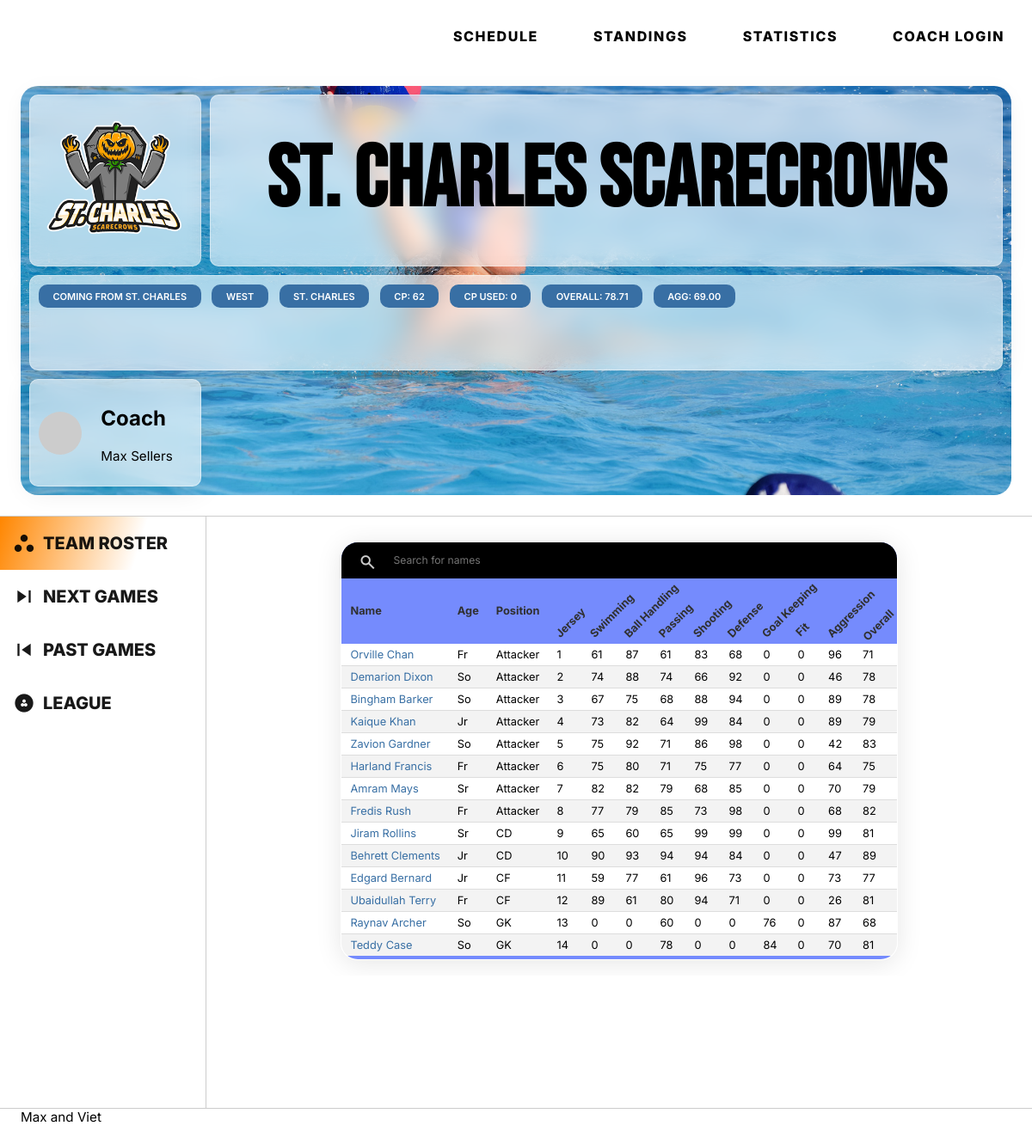
The page /1/team/ on the database its author committed.
### tables this page shows
CREATE TABLE teams (
  team_id INTEGER NOT NULL PRIMARY KEY AUTOINCREMENT,
  name varchar(30) NOT NULL,
  city varchar(30) NOT NULL,
  nickname varchar(30) NOT NULL,
  coach_id INTEGER NOT NULL,
  abb varchar(3) NOT NULL,
  short_name varchar(30) NOT NULL,
  division varchar(100) DEFAULT NULL,
  cp INTEGER NOT NULL DEFAULT '0',
  cp_used INTEGER NOT NULL DEFAULT '0',
  recruiting_poINTEGERs INTEGER NOT NULL DEFAULT '0',
  active char(1) NOT NULL DEFAULT 'Y',
  overall INTEGER NOT NULL DEFAULT '0',
  aggression INTEGER NOT NULL DEFAULT '0',
  logo text NOT NULL Default '0'
);

CREATE TABLE coaches (
  coach_id INTEGER NOT NULL PRIMARY KEY AUTOINCREMENT,
  first_name varchar(20) NOT NULL,
  last_name varchar(20) NOT NULL,
  email varchar(40) NOT NULL,
  status varchar(1) NOT NULL DEFAULT 'Y',
  password varchar(20) NOT NULL,
  last_accessed datetime NOT NULL DEFAULT '2020-01-01 00:00:00',
  access_level varchar(10) NOT NULL DEFAULT '0000000000',
  offset INTEGER NOT NULL DEFAULT '-6',
  avatar varchar(90) DEFAULT '',
  admin varchar(1) NOT NULL DEFAULT 'N'
  -- got_avatar BOOLEAN NOT NULL DEFAULT False,
  -- avatar_url varchar(100) NOT NULL DEFAULT 'placeholder.jpg'
);

CREATE TABLE players (
  player_id INTEGER DEFAULT NULL PRIMARY KEY AUTOINCREMENT,
  team_id INTEGER DEFAULT NULL,
  first_name text,
  last_name text,
  age text,
  position text,
  jersey INTEGER NOT NULL DEFAULT '0',
  swimming INTEGER NOT NULL DEFAULT '0',
  ballhandling INTEGER NOT NULL DEFAULT '0',
  passing INTEGER NOT NULL DEFAULT '0',
  shooting INTEGER NOT NULL DEFAULT '0',
  defense INTEGER NOT NULL DEFAULT '0',
  goalkeeping INTEGER NOT NULL DEFAULT '0',
  fit INTEGER NOT NULL DEFAULT '0',
  aggression INTEGER NOT NULL DEFAULT '0',
  overall INTEGER NOT NULL DEFAULT '0'
);

### main.py (the view)
@app.route('/<int:id>/team/', methods=('GET', 'POST'))
def displayTeam(id):
  team = getTeam(id)
  coach = getCoach(team['coach_id'])
  conn = get_db_connection()
  players = conn.execute(
    'SELECT * FROM players WHERE team_id = ? ORDER BY jersey',
    (id, )).fetchall()
  teams = conn.execute('SELECT * FROM teams').fetchall()
  nextgames = conn.execute(
    'SELECT * FROM schedule WHERE (home_id = ? OR away_id = ?) AND played = "N"',
    (
      id,
      id,
    )).fetchall()
  pastgames = conn.execute(
    'SELECT * FROM schedule WHERE (home_id = ? OR away_id = ?) AND played = "Y"',
    (
      id,
      id,
    )).fetchall()
  print(f'Played {len(nextgames)}')
  return render_template('team.html',
                         title='team',
                         team=team,
                         teams=teams,
                         coach=coach,
                         players=players,
                         pastgames=pastgames,
                         nextgames=nextgames)

### main.py (called while the page is built)
def get_db_connection():
  conn = sqlite3.connect('database.db')
  conn.row_factory = sqlite3.Row
  return conn

def getTeam(team_id):
  conn = get_db_connection()
  team = conn.execute('SELECT * FROM teams WHERE team_id = ?',
                      (team_id, )).fetchone()
  conn.close()
  if team is None:
    abort(404)
  return team

def getCoach(coach_id):
  conn = get_db_connection()
  coach = conn.execute('SELECT * FROM coaches WHERE coach_id = ?',
                       (coach_id, )).fetchone()
  conn.close()
  if coach is None:
    abort(404)
  return coach

### templates/team.html (shortened to what this page needs)
{% extends 'template.html' %}
{% block content %}
  <section class="header-img adjust">
    <div class="team-info-grid adjust">
      <div class="team-wrapper glass">
        <img src="{{ url_for('static',filename=team['logo']) }}" alt="{{ team['name'] }}">
      </div>
      <div class="team-name-wrapper glass">
        <h1>{{ team['name'] }} {{ team['nickname'] }}</h1>
      </div>
      <div class="info-list glass flex">
        <p>Coming from {{ team['city'] }}</p>
        <p>{{ team['division'] }}</p>
        <p>{{ team['short_name'] }}</p>
        <p>cp: {{ team['cp'] }}</p>
        <p>cp used: {{ team['cp_used'] }}</p>
        <p>overall: {{ "%.2f"|format(team['overall']) }}</p>
        <p>agg: {{ "%.2f"|format(team['aggression']) }}</p>
      </div>
      <div class="coachdisplay glass">
        <div class="avatar">
          <img src="{{ coach['avatar'] }}" alt="avatar place holder for Ryan">
        </div>
        <div>
          <h2>Coach</h2>
          <p>{{ coach['first_name'] }} {{ coach['last_name'] }}</p>
        </div>
      </div>
    </div>
  </section>
</header>
<main class="">
  <div class="tab">
        <button class="tablinks" onclick="openTab(event, '0')" id="defaultOpen">
            <a class="team-logo-wrapper tabteam">
                <span class="material-symbols-outlined">
                </span>Team Roster
            </a>
        </button>
        <button class="tablinks" onclick="openTab(event, '1')">
            <a class="team-logo-wrapper tabteam">
                <span class="material-symbols-outlined">
                </span>Next Games
            </a>
        </button>
        <button class="tablinks" onclick="openTab(event, '2')">
            <a class="team-logo-wrapper tabteam">
                <span class="material-symbols-outlined">
                </span>Past Games
            </a>
        </button>
        <button class="tablinks" onclick="openTab(event, '3')">
            <a class="team-logo-wrapper tabteam">
                <span class="material-symbols-outlined">
                </span>League
            </a>
        </button>
    </div>
        <div class="tabwrapper">
            <div class="grid-table tabcontent" id="0">
              <table class="styled-table glass" id="searchTable">
                <thead>
                    <tr>
                      <th class="search" colspan="15"
                          style="background: black;color: white; text-transform: uppercase; text-align:center;letter-spacing: 0.3em; padding:8px 10px 0px 10px;">
                          <span class="material-symbols-outlined">
                          </span>
                          <input style="border-radius:13px;" type="text" id="searchInput" onkeyup="searchTable()"
                              placeholder="Search for names">
                      </th>
                    </tr>
                    <tr>
                        <th>
                          <div>Name</div>
                        </th>
                        <th>Age</th>
                        <th>Position</th>
                        <th>Jersey</th>
                        <th>Swimming</th>
                        <th>Ball Handling</th>
                        <th>Passing</th>
                        <th>Shooting</th>
                        <th>Defense</th>
                        <th>Goal Keeping</th>
                        <th>Fit</th>
                        <th>Aggression</th>
                        <th>Overall</th>
                    </tr>
                </thead>
                <tbody>
                  {% for player in players %}
                  <tr>
                    <td>
                            <div><a href="{{ url_for('displayPlayer', id=player['player_id']) }}">{{ player['first_name'] }} {{
                                    player['last_name'] }}</a></div>
                        </td>
                        <td>{{ player['age'] }}</td>
                        <td>{{ player['position'] }}</td>
                        <td>{{ player['jersey'] }}</td>
                        <td>{{ player['swimming'] }}</td>
                        <td>{{ player['ballhandling'] }}</td>
                        <td>{{ player['passing'] }}</td>
                        <td>{{ player['shooting'] }}</td>
                        <td>{{ player['defense'] }}</td>
                        <td>{{ player['goalkeeping'] }}</td>
                        <td>{{ player['fit'] }}</td>
                        <td>{{ player['aggression'] }}</td>
                        <td>{{ player['overall'] }}</td>
                  </tr>
                  {% endfor %}
                </tbody>
              </table>
            </div>
        </div>
</main>
{% endblock %}

### static/responsiveNavBar.css (style rules this page uses)
:root { --font-family: 'Inter', sans-serif; --hero-blue: #386fa4; --secondary-blue: #758bfd; --accent-yellow: #ff8600; }

### templates/team.html (style rules this page uses)
.avatar { height: 50px; width: 50px; margin: 0; padding: 0; }
.coachdisplay { display: grid; grid-template-columns: auto auto; align-items: center; }
.grid-table { overflow-x: auto; animation: transition-table-up 0.5s ease-out forwards; animation-delay: 100ms; }
.tab button { padding: 5px 16px; }
.styled-table { margin-left: auto; margin-right: auto; }
.styled-table > * { font-size: 0.8em; }
.styled-table th, .styled-table td { padding: 5px 10px; }
.styled-table th:nth-child(n + 4), .styled-table td:nth-child(n + 4) { max-width: 40px; }
.styled-table th:nth-child(n + 4) { height: 76px; white-space: nowrap; transform: translate(-2px, 21px) rotate(315deg); width: 30px; }
.styled-table th:last-child, .styled-table td:last-child { max-width: 50px !important; }
.styled-table td a { text-decoration: none; color: var(--hero-blue); transition: 100ms ease; }
.tablinks a, .tablinks { text-transform: uppercase; font-size: 20px; font-weight: 800; line-height: 0.8em; justify-content: start; gap: 0.5em; }
.team-logo-wrapper { height: 52px !important; align-items: center; flex: auto; justify-content: center; opacity: 0.9; transition: .25s; text-decoration: none; }
.tab { width: 20%; height: calc(100vh - 110px); overflow-y: auto; }
.grid-table { overflow-x: auto; animation: transition-table-up 0.5s ease-out forwards; animation-delay: 100ms; gap: 0; column-gap: 1em; border-radius: 10px; }

### rows shown on the page
teams: logo (picture), name "ST. CHARLES", nickname "SCARECROWS", city "ST. CHARLES", division "WEST", short_name "ST. CHARLES", cp "62", cp_used "0", overall "78.71", aggression "69.00"
coaches: first_name "Max", last_name "Sellers"
players: first_name "Orville", last_name "Chan", age "Fr", position "Attacker", jersey "1", swimming "61", ballhandling "87", passing "61", shooting "83", defense "68", goalkeeping "0", fit "0", aggression "96", overall "71"
players: first_name "Demarion", last_name "Dixon", age "So", position "Attacker", jersey "2", swimming "74", ballhandling "88", passing "74", shooting "66", defense "92", goalkeeping "0", fit "0", aggression "46", overall "78"
players: first_name "Bingham", last_name "Barker", age "So", position "Attacker", jersey "3", swimming "67", ballhandling "75", passing "68", shooting "88", defense "94", goalkeeping "0", fit "0", aggression "89", overall "78"
players: first_name "Kaique", last_name "Khan", age "Jr", position "Attacker", jersey "4", swimming "73", ballhandling "82", passing "64", shooting "99", defense "84", goalkeeping "0", fit "0", aggression "89", overall "79"
players: first_name "Zavion", last_name "Gardner", age "So", position "Attacker", jersey "5", swimming "75", ballhandling "92", passing "71", shooting "86", defense "98", goalkeeping "0", fit "0", aggression "42", overall "83"
players: first_name "Harland", last_name "Francis", age "Fr", position "Attacker", jersey "6", swimming "75", ballhandling "80", passing "71", shooting "75", defense "77", goalkeeping "0", fit "0", aggression "64", overall "75"
players: first_name "Amram", last_name "Mays", age "Sr", position "Attacker", jersey "7", swimming "82", ballhandling "82", passing "79", shooting "68", defense "85", goalkeeping "0", fit "0", aggression "70", overall "79"
players: first_name "Fredis", last_name "Rush", age "Fr", position "Attacker", jersey "8", swimming "77", ballhandling "79", passing "85", shooting "73", defense "98", goalkeeping "0", fit "0", aggression "68", overall "82"
players: first_name "Jiram", last_name "Rollins", age "Sr", position "CD", jersey "9", swimming "65", ballhandling "60", passing "65", shooting "99", defense "99", goalkeeping "0", fit "0", aggression "99", overall "81"
players: first_name "Behrett", last_name "Clements", age "Jr", position "CD", jersey "10", swimming "90", ballhandling "93", passing "94", shooting "94", defense "84", goalkeeping "0", fit "0", aggression "47", overall "89"
players: first_name "Edgard", last_name "Bernard", age "Jr", position "CF", jersey "11", swimming "59", ballhandling "77", passing "61", shooting "96", defense "73", goalkeeping "0", fit "0", aggression "73", overall "77"
players: first_name "Ubaidullah", last_name "Terry", age "Fr", position "CF", jersey "12", swimming "89", ballhandling "61", passing "80", shooting "94", defense "71", goalkeeping "0", fit "0", aggression "26", overall "81"
players: first_name "Raynav", last_name "Archer", age "So", position "GK", jersey "13", swimming "0", ballhandling "0", passing "60", shooting "0", defense "0", goalkeeping "76", fit "0", aggression "87", overall "68"
players: first_name "Teddy", last_name "Case", age "So", position "GK", jersey "14", swimming "0", ballhandling "0", passing "78", shooting "0", defense "0", goalkeeping "84", fit "0", aggression "70", overall "81"
